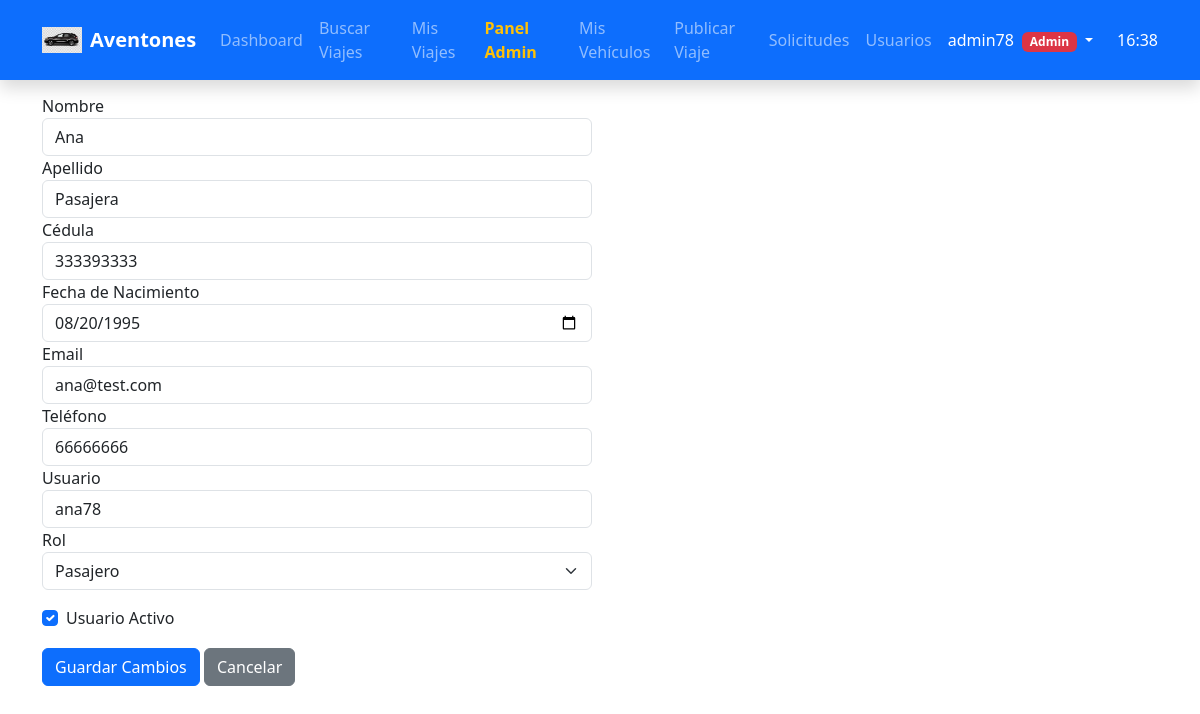
/user_edit.php?id=3 (signed in), run on the app's committed database.
### tables this page shows
CREATE TABLE IF NOT EXISTS usuarios (
    id INT AUTO_INCREMENT PRIMARY KEY,
    nombre VARCHAR(100) NOT NULL,
    apellido VARCHAR(100) NOT NULL,
    cedula VARCHAR(20) UNIQUE NOT NULL,
    fecha_nacimiento DATE NOT NULL,
    email VARCHAR(100) UNIQUE NOT NULL,
    telefono VARCHAR(20),
    usuario VARCHAR(50) UNIQUE NOT NULL,
    password VARCHAR(255) NOT NULL,
    foto VARCHAR(255),
    rol ENUM('pasajero', 'chofer', 'admin') DEFAULT 'pasajero',
    fecha_registro DATETIME DEFAULT CURRENT_TIMESTAMP,
    activo TINYINT(1) DEFAULT 1
);

### public/user_edit.php (the view, shortened to what this page needs)
<?php
$id = intval($_GET['id'] ?? 0);
global $conn;
$stmt = $conn->prepare("SELECT * FROM usuarios WHERE id = ?");
$stmt->bind_param("i", $id);
$stmt->execute();
$result = $stmt->get_result();
$usuario = $result->fetch_assoc();
?>
<!DOCTYPE html>
<html lang="es">
<head>
    <link href="https://cdn.jsdelivr.net/npm/bootstrap@5.3.3/dist/css/bootstrap.min.css" rel="stylesheet">
</head>
<body>
    <?php include 'navbar.php'; ?>
    <div class="container mt-5">
        <h2 class="text-primary">Editar Usuario</h2>
        <form method="POST" class="row g-3">
            <div class="col-md-6">
                <label>Nombre</label>
                <input type="text" name="nombre" class="form-control" value="<?= htmlspecialchars($usuario['nombre']) ?>" required>
                <label>Apellido</label><input type="text" name="apellido" class="form-control" value="<?= htmlspecialchars($usuario['apellido']) ?>" required>
                <label>Cédula</label><input type="text" name="cedula" class="form-control" value="<?= htmlspecialchars($usuario['cedula']) ?>" required>
                <label>Fecha de Nacimiento</label><input type="date" name="fecha_nacimiento" class="form-control" value="<?= $usuario['fecha_nacimiento'] ?>" required>
                <label>Email</label><input type="email" name="email" class="form-control" value="<?= htmlspecialchars($usuario['email']) ?>" required>
                <label>Teléfono</label><input type="text" name="telefono" class="form-control" value="<?= htmlspecialchars($usuario['telefono'] ?? '') ?>">
                <label>Usuario</label><input type="text" name="usuario" class="form-control" value="<?= htmlspecialchars($usuario['usuario']) ?>" required>
                <label>Rol</label><select name="rol" class="form-select">
                    <option value="pasajero" <?= $usuario['rol'] === 'pasajero' ? 'selected' : '' ?>>Pasajero</option>
                </select>
            </div>
            <div class="col-12">
                <div class="form-check">
                    <input type="checkbox" name="activo" class="form-check-input" id="activo" <?= $usuario['activo'] ? 'checked' : '' ?>>
                    <label class="form-check-label" for="activo">Usuario Activo</label>
                </div>
            </div>
            <div class="col-12">
                <button type="submit" class="btn btn-primary">Guardar Cambios</button>
                <a href="users.php" class="btn btn-secondary">Cancelar</a>
            </div>
        </form>
    </div>
</body>
</html>

### data on the page
usuarios: nombre "Ana", apellido "Pasajera", cedula "333393333", fecha_nacimiento "08/20/1995", email "ana@test.com", telefono "66666666", usuario "ana78", rol "Pasajero", activo "☑"

### other printed values
SITIO "Aventones"
$_SESSION['usuario'] "admin78"
$_SESSION['rol'] "Admin"
$hora "16:38"
